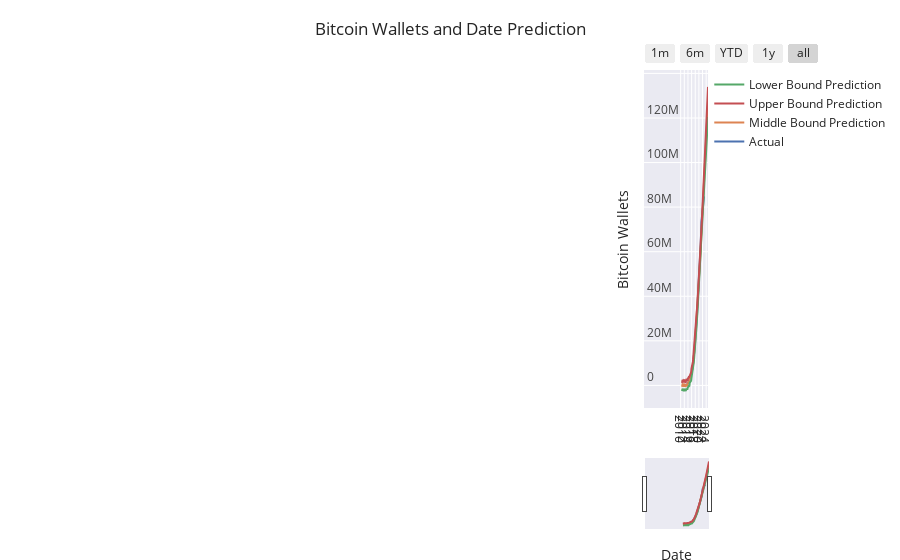

Source (notebook cell):
### Code cell
import plotly.express as px
import plotly.graph_objects as go

fig = go.Figure()
fig.add_trace(go.Scatter(name="Actual", x=df['date'], y=df['wallets'], legendrank=4))
fig.add_trace(go.Scatter(name="Middle Bound Prediction", x=prediction['ds'], y=(prediction['yhat']), legendrank=2))
fig.add_trace(go.Scatter(name="Lower Bound Prediction", x=prediction['ds'], y=(prediction['yhat_lower']), legendrank=1))
fig.add_trace(go.Scatter(name="Upper Bound Prediction", x=prediction['ds'], y=(prediction['yhat_upper']), legendrank=1))

fig.update_xaxes(
    rangeslider_visible = True,
    rangeselector = dict(
        buttons = list([
            dict(count = 1, label = "1m", step = "month", stepmode = "backward"),
            dict(count = 6, label = "6m", step = "month", stepmode = "backward"),
            dict(count = 1, label = "YTD", step = "year", stepmode = "todate"),
            dict(count = 1, label = "1y", step = "year", stepmode = "backward"),
            dict(step = "all")
        ])
    )
)


fig.update_yaxes(fixedrange=False)
fig.update_layout(title_text='Bitcoin Wallets and Date Prediction')
fig.update_yaxes(ticklabelposition="inside top", title="Bitcoin Wallets")
fig.update_xaxes(ticklabelposition="inside top", title="Date")
fig.update_yaxes(nticks=15)
fig.update_xaxes(nticks=20)
fig.update_layout(
    margin=dict(l=20, r=100, t=70, b=20),
)
fig.layout.template = 'seaborn'
fig.show()
